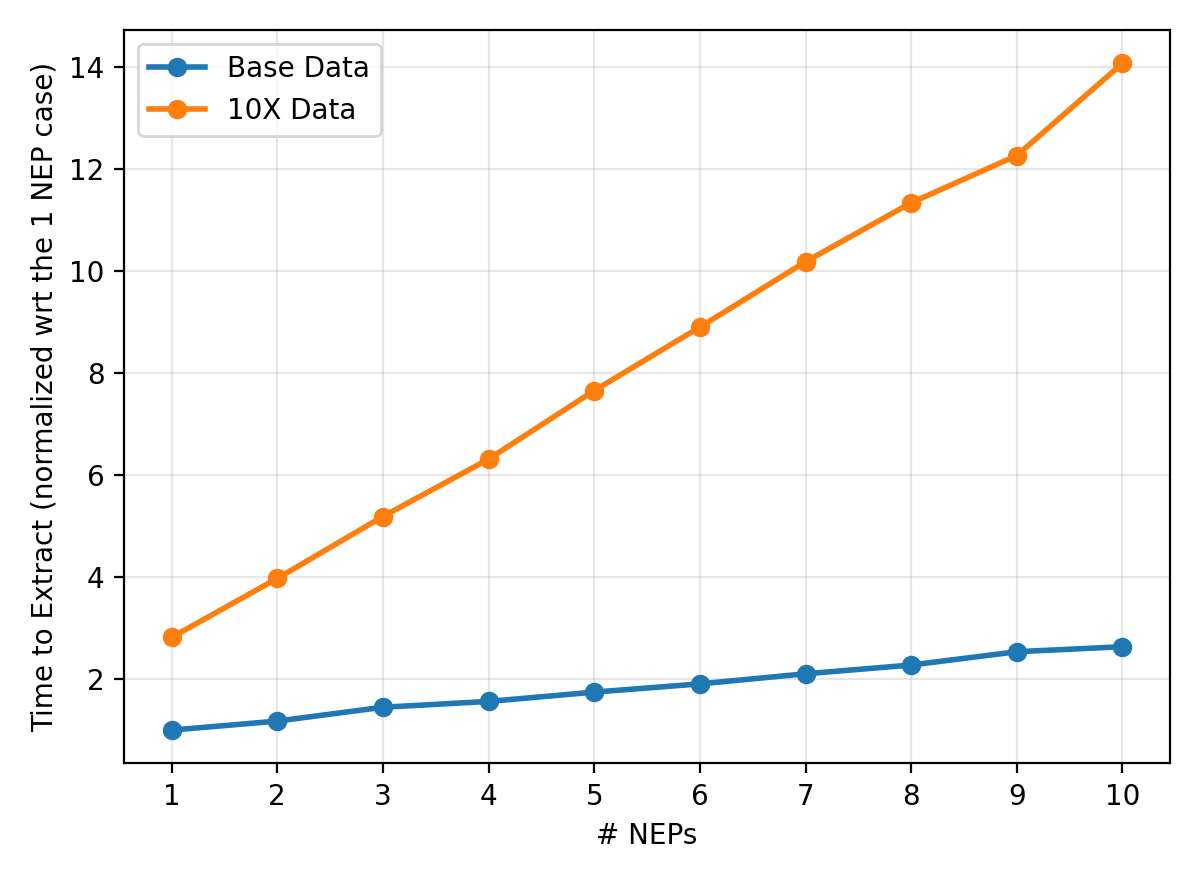

The Python source for this figure:
# plot_normalized.py
import matplotlib
matplotlib.use("Agg")           # remove this line if you want an interactive window
import matplotlib.pyplot as plt

# ---------------- labels: change these ----------------
X_LABEL = "# NEPs"
Y_LABEL = "Time to Extract (normalized wrt the 1 NEP case)"
OUTFILE = "nep_scale_plot.png"
# ------------------------------------------------------

# ---------------- data: (legend label, y values, baseline) ----------------
x = [1, 2, 3, 4, 5, 6, 7, 8, 9, 10]
SERIES = [
    ("Base Data", [1.92, 2.26, 2.78, 3, 3.35, 3.66, 4.04, 4.37, 4.87, 5.06], 1.92),
    ("10X Data", [5.41, 7.63, 9.96, 12.12, 14.7, 17.09, 19.55, 21.77, 23.55, 27.02], 1.92),
]
# ---------------------------------------------------------------------------

fig, ax = plt.subplots(figsize=(6, 4.4))
for label, y, base in SERIES:
    ax.plot(x, [v / base for v in y], marker="o", linewidth=2, label=label)
ax.set_xlabel(X_LABEL)
ax.set_ylabel(Y_LABEL)
ax.set_xticks(x)
ax.grid(True, alpha=0.3)
ax.legend()
plt.tight_layout()
plt.savefig(OUTFILE, dpi=200)
print(f"saved {OUTFILE}")
for label, y, base in SERIES:
    print(label, [round(v / base, 2) for v in y])
